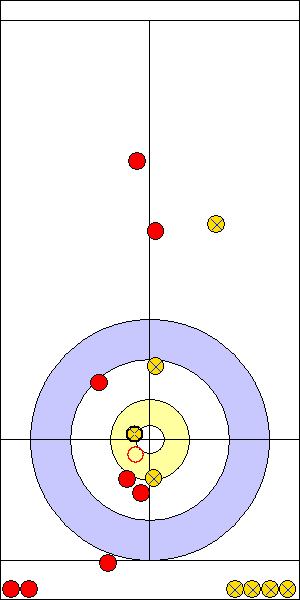
#> input picture img.jpg, 300 x 600 px
$ python -i getThrownPos.py   (imports and definitions only)
#> lines starting #> are read from the running program, lines starting #| are printed output that depends on the picture; after the words box and inside, x2 and y2 are one past the last pixel; in counts of white or black regions, pixels touching at a corner belong together
import cv2
import os
import itertools
import numpy as np
import pandas as pd
import imutils

def getThrownCord(imgp):
    cx = 0;
    cy = 0;
    reta, thresha = cv2.threshold(imgp, 0, 10, 0)
    contoursa, hierachya = cv2.findContours(thresha, cv2.RETR_TREE, cv2.CHAIN_APPROX_NONE)
    contour_list = []
    for contour in contoursa:
        approx = cv2.approxPolyDP(contour, 0.01 * cv2.arcLength(contour, True), True)
        area = cv2.contourArea(contour)
        if ((len(approx) > 1) & (area > 20) & (area < 150)):
            contour_list.append(contour)
            M = cv2.moments(contour)

            if M['m00'] != 0:
                cx = int(M['m10'] / M['m00'])
                cy = int(M['m01'] / M['m00'])
                # [4 lines of commented-out code are left out]
                break;
    sol = []
    sol.append(cx)
    sol.append(cy)
    return sol

>>> import cv2
>>> picture = cv2.imread('img.jpg', cv2.IMREAD_GRAYSCALE)
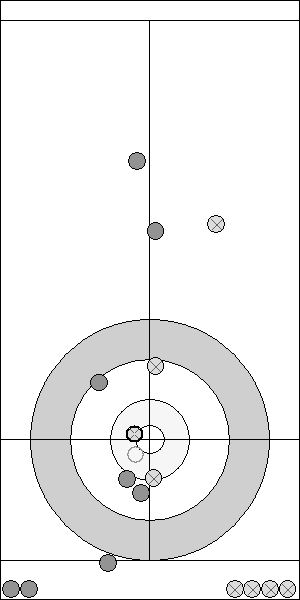
#> picture: shape (600, 300); min 0, max 255, mean 239.4
>>> result = getThrownCord(picture)
#> in getThrownCord, `reta, thresha = cv2.threshold(imgp, 0, 10, 0)`:
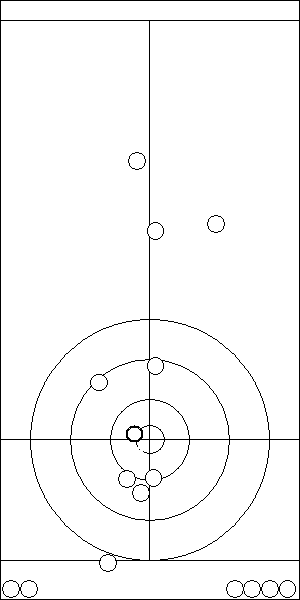
#> thresha: shape (600, 300); values 0 (black) and 10 (white), 97.1% white; black in thin lines or dots
#> in getThrownCord, `contoursa, hierachya = cv2.findContours(thresha, cv2.RETR_TREE, cv2.CH..`: contoursa = 821 contours, 808 with area under 20; largest, box (x1, y1, x2, y2) and area: (1, 21, 299, 440) 123152, (1, 440, 299, 599) 45978, (1, 1, 299, 20) 5346, (139, 235, 161, 362) 295, (128, 424, 141, 430) 34
#> the loop in getThrownCord, `for contour in contoursa:` made 375 passes
#> (area, cx, cy) on pass 375: (21, 143, 478)
#> area on pass 1: 45978
#> after the loop in getThrownCord, `for contour in contoursa:`: contour_list = 1 contour; box (x1, y1, x2, y2) and area: (139, 474, 147, 482) 21
#> result = [143, 478]

$ run again, on pic1.jpg
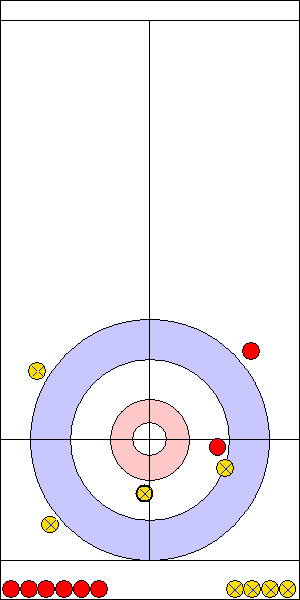
#> input picture pic1.jpg, 300 x 600 px
#> `picture = cv2.imread('img.jpg', cv2.IMREAD_GRAYSCALE)`:
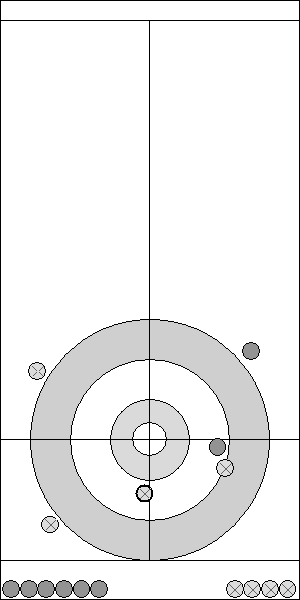
#> picture: shape (600, 300); min 0, max 255, mean 238.7
#> in getThrownCord, `reta, thresha = cv2.threshold(imgp, 0, 10, 0)`:
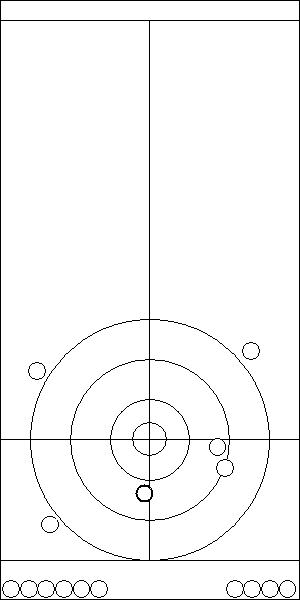
#> thresha: shape (600, 300); values 0 (black) and 10 (white), 97% white; black in thin lines or dots
#> contoursa = 867 contours, 854 with area under 20; largest, box (x1, y1, x2, y2) and area: (137, 21, 299, 560) 79292, (1, 21, 149, 439) 61231, (1, 440, 149, 560) 17221, (1, 561, 299, 599) 10989, (1, 1, 299, 20) 5346
#> the loop in getThrownCord, `for contour in contoursa:` made 867 passes
#> (approx, area) on pass 1: ([[1, 561], [1, 598], [298, 598], [298, 561]], 10989)
#> after the loop in getThrownCord, `for contour in contoursa:`: contour_list = []
#> result = [0, 0]
